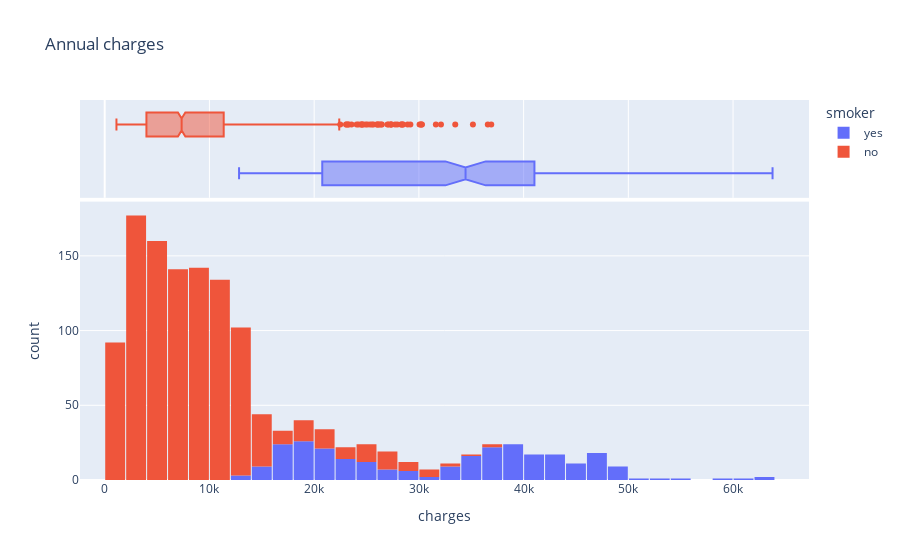

The code cell stored with this chart in its notebook:
### Code cell
fig = px.histogram(insurance_df,
             x='charges',
             marginal='box',
             title = 'Annual charges',
             color='smoker')
fig.update_layout(bargap=0.05)
fig.show()

### Figure 1 — Plotly figure (JSON) as saved in the notebook; plotly's stock layout.template omitted (floating-point values rounded to 4 significant figures; data arrays with more than 128 entries replaced by an {"elided": "..."} marker saying what was removed)
{"data": [{"bingroup": "x", "hovertemplate": "smoker=yes<br>charges=%{x}<br>count=%{y}<extra></extra>", "legendgroup": "yes", "marker": {"color": "#636efa", "pattern": {"shape": ""}}, "name": "yes", "orientation": "v", "showlegend": true, "type": "histogram", "x": {"elided": "274 float values"}, "xaxis": "x", "yaxis": "y"}, {"hovertemplate": "smoker=yes<br>charges=%{x}<extra></extra>", "legendgroup": "yes", "marker": {"color": "#636efa"}, "name": "yes", "notched": true, "showlegend": false, "type": "box", "x": {"elided": "274 float values"}, "xaxis": "x2", "yaxis": "y2"}, {"bingroup": "x", "hovertemplate": "smoker=no<br>charges=%{x}<br>count=%{y}<extra></extra>", "legendgroup": "no", "marker": {"color": "#EF553B", "pattern": {"shape": ""}}, "name": "no", "orientation": "v", "showlegend": true, "type": "histogram", "x": {"elided": "1064 float values"}, "xaxis": "x", "yaxis": "y"}, {"hovertemplate": "smoker=no<br>charges=%{x}<extra></extra>", "legendgroup": "no", "marker": {"color": "#EF553B"}, "name": "no", "notched": true, "showlegend": false, "type": "box", "x": {"elided": "1064 float values"}, "xaxis": "x2", "yaxis": "y2"}], "layout": {"bargap": 0.05, "barmode": "relative", "legend": {"title": {"text": "smoker"}, "tracegroupgap": 0}, "title": {"text": "Annual charges"}, "xaxis": {"anchor": "y", "domain": [0, 1], "title": {"text": "charges"}}, "xaxis2": {"anchor": "y2", "domain": [0, 1], "matches": "x", "showgrid": true, "showticklabels": false}, "yaxis": {"anchor": "x", "domain": [0, 0.7326], "title": {"text": "count"}}, "yaxis2": {"anchor": "x2", "domain": [0.7426, 1], "matches": "y2", "showgrid": false, "showline": false, "showticklabels": false, "ticks": ""}}}
